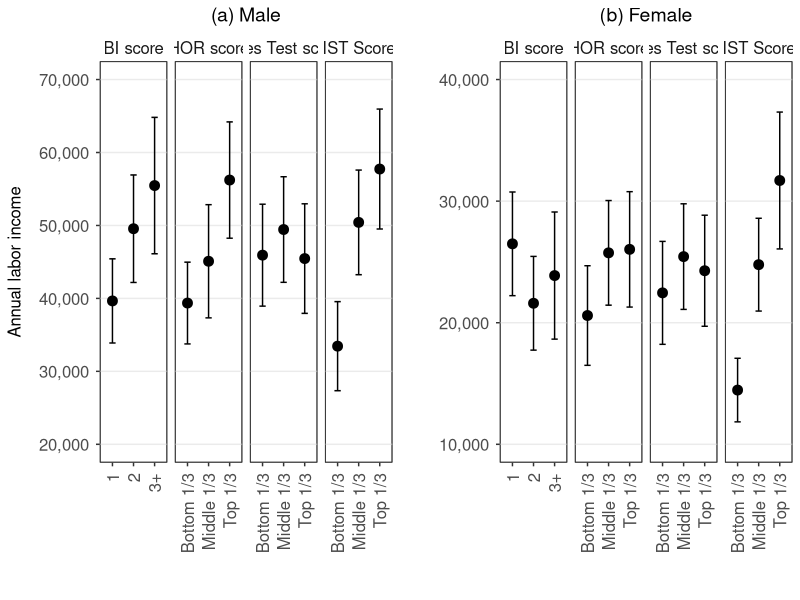
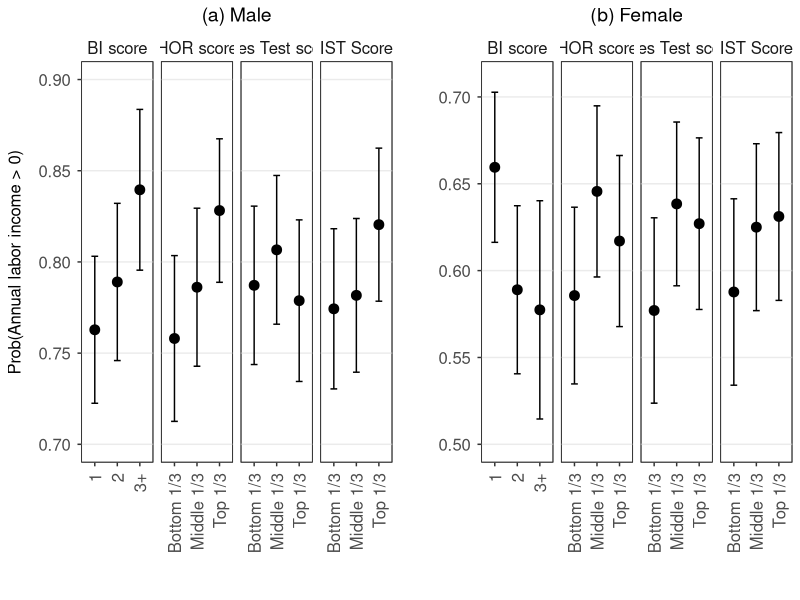
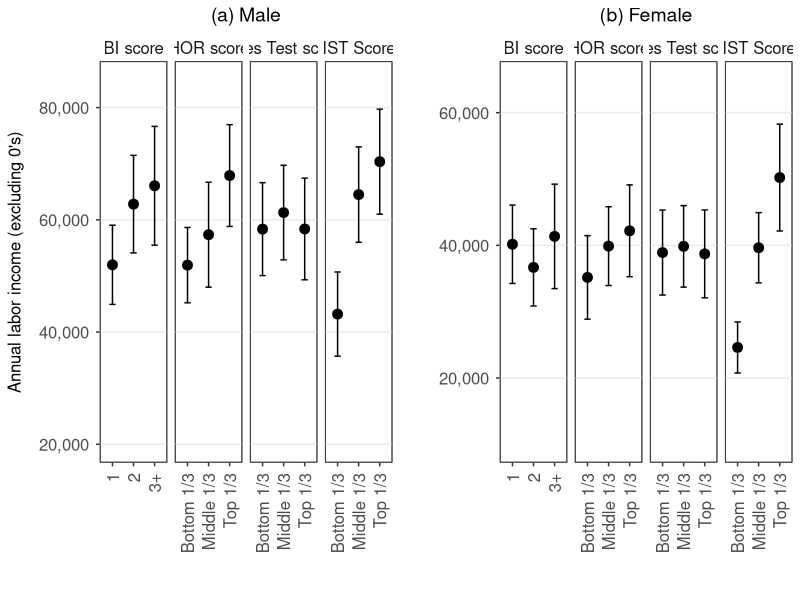

Write R code to recreate these figures, in order.
library(dplyr); library(tidyr)
library(ggplot2); library(ggthemes); library(ggpubr)
library(scales)

# set the working directory for the replication work
setwd("F:/ROSA Researchers/Seonghoon Kim/replication/dofile")


#==============================================================================#
####                          Figure A6                                      ####
#==============================================================================#
plot_data <- read.csv("../processed_data/Fig_A6_input.csv", stringsAsFactors = FALSE, na.strings = "") %>%
  mutate(level = case_when(level == "0" ~ "1",
                           level == "1" ~ "2",
                           level == "2+" ~ "3+",
                           TRUE ~ level))
plot_data$measure <- factor(plot_data$measure, levels = c("BI score", "HOR score", "Eyes Test score", "IST Score"))
plotm_data <- plot_data %>% 
  filter(gender == "male")
plotm <- ggplot(plotm_data, aes(x = level, y = mean, ymin = lb, ymax = ub)) +
  facet_grid( ~ measure, scales = "free_x") +
  geom_errorbar(width = 0.3) + geom_point(size = 3) +
  labs(title = "(a) Male",
       x = "", y = "Annual labor income",
       caption = "") + 
  scale_y_continuous(label = comma, limits = c(20000, 70000)) + 
  theme_bw() +  #scale_color_economist() + theme_economist_white() + 
  theme(plot.title = element_text(size = 14, hjust = 0.5, face = "plain"),
        axis.text.x = element_text(size = 12, angle = 90, hjust = 1, vjust = 0.5,
                                   margin = margin(t = 5, r = 0, b = 0, l = 0)),
        axis.text.y = element_text(hjust = 1, size = 12, 
                                   margin = margin(t = 0, r = 5, b = 0, l = 0)),
        axis.title.y = element_text(size = 12,
                                    margin = margin(t = 0, r = 10, b = 0, l = 0)),
        panel.grid.major.x = element_line(colour = NA),
        panel.grid.minor.y = element_line(colour = NA),
        panel.background = element_rect(colour = "black"),
        strip.background = element_rect(fill = NA, colour = NA),
        strip.text = element_text(size = 12))

plotf_data <- plot_data %>% 
  filter(gender == "female")
plotf <- ggplot(plotf_data, aes(x = level, y = mean, ymin = lb, ymax = ub)) +
  facet_grid( ~ measure, scales = "free_x") +
  geom_errorbar(width = 0.3) + geom_point(size = 3) +
  labs(title = "(b) Female",
       x = "", y = "Annual labor income",
       caption = "") + 
  scale_y_continuous(label = comma, limits = c(10000, 40000)) + 
  theme_bw() +  #scale_color_economist() + theme_economist_white() + 
  theme(plot.title = element_text(size = 14, hjust = 0.5, face = "plain"),
        axis.text.x = element_text(size = 12, angle = 90, hjust = 1, vjust = 0.5,
                                   margin = margin(t = 5, r = 0, b = 0, l = 0)),
        axis.text.y = element_text(hjust = 1, size = 12,
                                   margin = margin(t = 0, r = 5, b = 0, l = 0)),
        axis.title.y = element_text(size = 12, colour = NA,
                                    margin = margin(t = 0, r = 10, b = 0, l = 0)),
        panel.grid.major.x = element_line(colour = NA),
        panel.grid.minor.y = element_line(colour = NA),
        panel.background = element_rect(colour = "black"),
        strip.background = element_rect(fill = NA, colour = NA),
        strip.text = element_text(size = 12))

fig_a6 <- ggarrange(plotm, plotf, nrow = 1)
ggsave("../figures/Fig_A6.png", plot = fig_a6,
       width = 15, height = 7)

#==============================================================================#
####                          Figure A7                                      ####
#==============================================================================#
plot_data <- read.csv("../processed_data/Fig_A7_input.csv", stringsAsFactors = FALSE, na.strings = "") %>%
  mutate(level = case_when(level == "0" ~ "1",
                           level == "1" ~ "2",
                           level == "2+" ~ "3+",
                           TRUE ~ level))
plot_data$measure <- factor(plot_data$measure, levels = c("BI score", "HOR score", "Eyes Test score", "IST Score"))
plotm_data <- plot_data %>% 
  filter(gender == "male")
plotm <- ggplot(plotm_data, aes(x = level, y = mean, ymin = lb, ymax = ub)) +
  facet_grid( ~ measure, scales = "free_x") +
  geom_errorbar(width = 0.3) + geom_point(size = 3) +
  labs(title = "(a) Male",
       x = "", y = "Prob(Annual labor income > 0)",
       caption = "") + 
  scale_y_continuous(limits = c(0.70, 0.9)) + 
  theme_bw() +  #scale_color_economist() + theme_economist_white() + 
  theme(plot.title = element_text(size = 14, hjust = 0.5, face = "plain"),
        axis.text.x = element_text(size = 12, angle = 90, hjust = 1, vjust = 0.5,
                                   margin = margin(t = 5, r = 0, b = 0, l = 0)),
        axis.text.y = element_text(hjust = 1, size = 12, 
                                   margin = margin(t = 0, r = 5, b = 0, l = 0)),
        axis.title.y = element_text(size = 12,
                                    margin = margin(t = 0, r = 10, b = 0, l = 0)),
        panel.grid.major.x = element_line(colour = NA),
        panel.grid.minor.y = element_line(colour = NA),
        panel.background = element_rect(colour = "black"),
        strip.background = element_rect(fill = NA, colour = NA),
        strip.text = element_text(size = 12))

plotf_data <- plot_data %>% 
  filter(gender == "female")
plotf <- ggplot(plotf_data, aes(x = level, y = mean, ymin = lb, ymax = ub)) +
  facet_grid( ~ measure, scales = "free_x") +
  geom_errorbar(width = 0.3) + geom_point(size = 3) +
  labs(title = "(b) Female",
       x = "", y = "Prob(Annual labor income > 0)",
       caption = "") + 
  scale_y_continuous(limits = c(0.50, 0.71)) + 
  theme_bw() +  #scale_color_economist() + theme_economist_white() + 
  theme(plot.title = element_text(size = 14, hjust = 0.5, face = "plain"),
        axis.text.x = element_text(size = 12, angle = 90, hjust = 1, vjust = 0.5,
                                   margin = margin(t = 5, r = 0, b = 0, l = 0)),
        axis.text.y = element_text(hjust = 1, size = 12,
                                   margin = margin(t = 0, r = 5, b = 0, l = 0)),
        axis.title.y = element_text(size = 12, colour = NA,
                                    margin = margin(t = 0, r = 10, b = 0, l = 0)),
        panel.grid.major.x = element_line(colour = NA),
        panel.grid.minor.y = element_line(colour = NA),
        panel.background = element_rect(colour = "black"),
        strip.background = element_rect(fill = NA, colour = NA),
        strip.text = element_text(size = 12))

fig_a7 <- ggarrange(plotm, plotf, nrow = 1)
ggsave("../figures/Fig_A7.png", plot = fig_a7,
       width = 15, height = 7)

#==============================================================================#
####                          Figure A8                                      ####
#==============================================================================#
plot_data <- read.csv("../processed_data/Fig_A8_input.csv", stringsAsFactors = FALSE, na.strings = "") %>%
  mutate(level = case_when(level == "0" ~ "1",
                           level == "1" ~ "2",
                           level == "2+" ~ "3+",
                           TRUE ~ level))
plot_data$measure <- factor(plot_data$measure, levels = c("BI score", "HOR score", "Eyes Test score", "IST Score"))
plotm_data <- plot_data %>% 
  filter(gender == "male")
plotm <- ggplot(plotm_data, aes(x = level, y = mean, ymin = lb, ymax = ub)) +
  facet_grid( ~ measure, scales = "free_x") +
  geom_errorbar(width = 0.3) + geom_point(size = 3)+
  labs(title = "(a) Male",
       x = "", y = "Annual labor income (excluding 0's)",
       caption = "") + 
  scale_y_continuous(label = comma, limits = c(20000, 85000)) + 
  theme_bw() +  #scale_color_economist() + theme_economist_white() + 
  theme(plot.title = element_text(size = 14, hjust = 0.5, face = "plain"),
        axis.text.x = element_text(size = 12, angle = 90, hjust = 1, vjust = 0.5,
                                   margin = margin(t = 5, r = 0, b = 0, l = 0)),
        axis.text.y = element_text(hjust = 1, size = 12, 
                                   margin = margin(t = 0, r = 5, b = 0, l = 0)),
        axis.title.y = element_text(size = 12,
                                    margin = margin(t = 0, r = 10, b = 0, l = 0)),
        panel.grid.major.x = element_line(colour = NA),
        panel.grid.minor.y = element_line(colour = NA),
        panel.background = element_rect(colour = "black"),
        strip.background = element_rect(fill = NA, colour = NA),
        strip.text = element_text(size = 12))

plotf_data <- plot_data %>% 
  filter(gender == "female")
plotf <- ggplot(plotf_data, aes(x = level, y = mean, ymin = lb, ymax = ub)) +
  facet_grid( ~ measure, scales = "free_x") +
  geom_errorbar(width = 0.3) + geom_point(size = 3) +
  labs(title = "(b) Female",
       x = "", y = "Annual labur income (excluding 0's)",
       caption = "") + 
  scale_y_continuous(label = comma, limits = c(10000, 65000)) + 
  theme_bw() +  #scale_color_economist() + theme_economist_white() + 
  theme(plot.title = element_text(size = 14, hjust = 0.5, face = "plain"),
        axis.text.x = element_text(size = 12, angle = 90, hjust = 1, vjust = 0.5,
                                   margin = margin(t = 5, r = 0, b = 0, l = 0)),
        axis.text.y = element_text(hjust = 1, size = 12,
                                   margin = margin(t = 0, r = 5, b = 0, l = 0)),
        axis.title.y = element_text(size = 12, colour = NA,
                                    margin = margin(t = 0, r = 10, b = 0, l = 0)),
        panel.grid.major.x = element_line(colour = NA),
        panel.grid.minor.y = element_line(colour = NA),
        panel.background = element_rect(colour = "black"),
        strip.background = element_rect(fill = NA, colour = NA),
        strip.text = element_text(size = 12))

fig_a8 <- ggarrange(plotm, plotf, nrow = 1)
ggsave("../figures/Fig_A8.png", plot = fig_a8,
       width = 15, height = 7)

